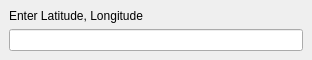
<?xml version="1.0" encoding="UTF-8"?>
<ui version="4.0">
 <class>ZoomToLatLonDockWidgetBase</class>
 <widget class="QDockWidget" name="ZoomToLatLonDockWidgetBase">
  <property name="geometry">
   <rect>
    <x>0</x>
    <y>0</y>
    <width>312</width>
    <height>79</height>
   </rect>
  </property>
  <property name="sizePolicy">
   <sizepolicy hsizetype="Preferred" vsizetype="Fixed">
    <horstretch>0</horstretch>
    <verstretch>0</verstretch>
   </sizepolicy>
  </property>
  <property name="windowTitle">
   <string>Zoom to Lat Lon</string>
  </property>
  <widget class="QWidget" name="dockWidgetContents">
   <property name="sizePolicy">
    <sizepolicy hsizetype="Preferred" vsizetype="Fixed">
     <horstretch>0</horstretch>
     <verstretch>0</verstretch>
    </sizepolicy>
   </property>
   <layout class="QVBoxLayout" name="verticalLayout">
    <item>
     <widget class="QLabel" name="label">
      <property name="text">
       <string>Enter Latitude, Longitude</string>
      </property>
     </widget>
    </item>
    <item>
     <widget class="QLineEdit" name="coordTxt"/>
    </item>
   </layout>
  </widget>
 </widget>
 <resources/>
 <connections/>
</ui>
